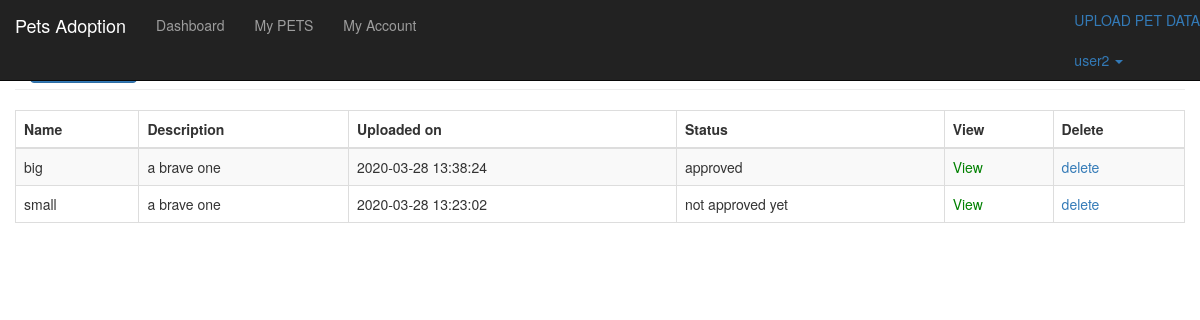
Screenshot of /dashboard/pets.php (signed in) with the database file from the repository.
### tables this page shows
CREATE TABLE `uploads` (
  `ID` int(11) NOT NULL,
  `file_name` varchar(225) NOT NULL,
  `file_description` text NOT NULL,
  `file_uploader` varchar(225) NOT NULL,
  `file_uploaded_on` timestamp NOT NULL DEFAULT CURRENT_TIMESTAMP ON UPDATE CURRENT_TIMESTAMP,
  `file_uploaded_to` varchar(225) NOT NULL,
  `file` varchar(225) NOT NULL,
  `status` varchar(225) NOT NULL DEFAULT 'not approved yet'
);

### dashboard/pets.php (the view, shortened to what this page needs)
<?php include 'includes/adminheader.php';
?>
    <div id="wrapper">
       <?php include 'includes/adminnav.php';?>
        <div id="page-wrapper">
            <div class="container-fluid">
                <div class="row">
                    <div class="col-lg-12">
                        <h1 class="page-header">
                        <div class="col-xs-4">
            <a href="uploadpet.php" class="btn btn-primary">Add New Pet</a>
            </div>
                        </h1>
<div class="row">
<div class="col-lg-12">
        <div class="table-responsive">
<form action="" method="post">
            <table class="table table-bordered table-striped table-hover">
            <thead>
                    <tr>
                        <th>Name</th>
                        <th>Description</th>
                        <th>Uploaded on</th>
                        <th>Status</th>
                        <th>View</th>
                        <th>Delete</th>
                    </tr>
                </thead>
                <tbody>
                 <?php
                 $currentuser = $_SESSION['username'];
$query = "SELECT * FROM uploads WHERE file_uploader= '$currentuser' ORDER BY file_uploaded_on DESC";
$run_query = mysqli_query($conn, $query) or die(mysqli_error($conn));
if (mysqli_num_rows($run_query) > 0) {
while ($row = mysqli_fetch_array($run_query)) {
    $ID = $row['ID'];
    $file_name = $row['file_name'];
    $file_description = $row['file_description'];
    $file_date = $row['file_uploaded_on'];
    $file_status = $row['status'];
    $file = $row['file'];
    echo "<tr>";
    echo "<td>$file_name</td>";
    echo "<td>$file_description</td>";
    echo "<td>$file_date</td>";
    echo "<td>$file_status</td>";
    echo "<td><a href='allfiles/$file' target='_blank' style='color:green'>View </a></td>";
    echo "<td><a onClick=\"javascript: return confirm('Are you sure you want to delete this post?')\" href='?del=$ID'><i class='fa fa-times' style='color: red;'></i>delete</a></td>";
    echo "</tr>";
}
}
else {
    echo "<script>alert('Not notes yet! Start uploading now');
    window.location.href= 'uploadpet.php';</script>";
}
?>
                </tbody>
            </table>
</form>
</div>
</div>
</div>
</body>
</html

### rows the page displays
uploads: file_name "big", file_description "a brave one", file_uploaded_on "2020-03-28 13:38:24", status "approved"
uploads: file_name "small", file_description "a brave one", file_uploaded_on "2020-03-28 13:23:02", status "not approved yet"

### other values shown
$_SESSION['name'] "user2"
